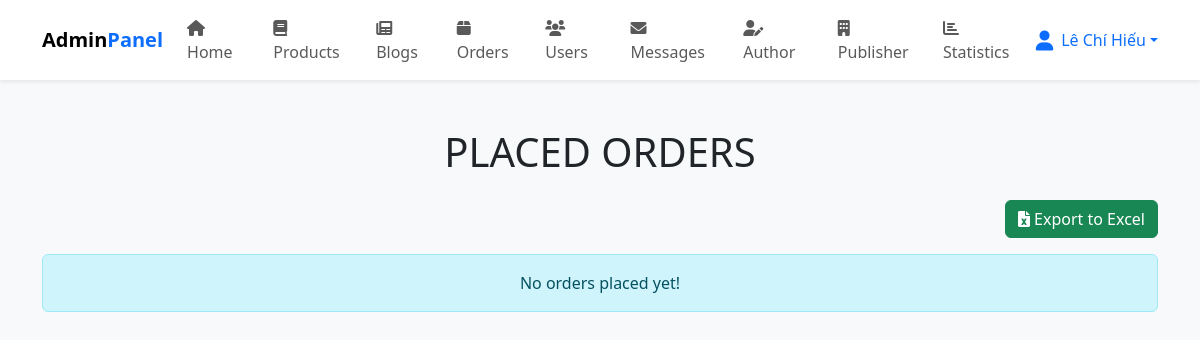
Page /admin_orders.php (signed in) on the earlier database version.
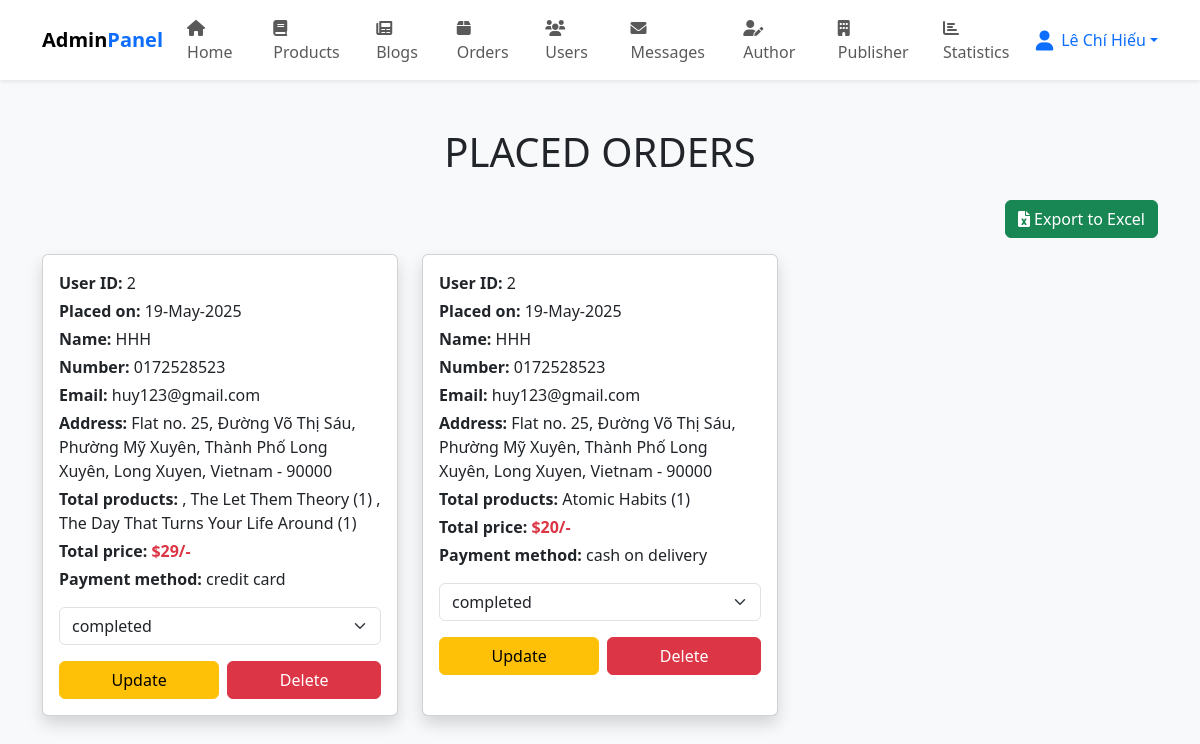
Same page on the later database version.
### tables this page shows
CREATE TABLE `orders` (
  `id` int NOT NULL,
  `user_id` int NOT NULL,
  `name` varchar(100) NOT NULL,
  `number` varchar(12) NOT NULL,
  `email` varchar(100) NOT NULL,
  `method` varchar(50) NOT NULL,
  `address` varchar(500) NOT NULL,
  `total_products` varchar(1000) NOT NULL,
  `total_price` int NOT NULL,
  `placed_on` varchar(50) NOT NULL,
  `payment_status` varchar(20) NOT NULL DEFAULT 'pending'
);

### admin_orders.php (the view, shortened to what this page needs)
<?php
include 'config.php';
?>
<!DOCTYPE html>
<html lang="en">
<head>
   <link href="https://cdn.jsdelivr.net/npm/bootstrap@5.3.3/dist/css/bootstrap.min.css" rel="stylesheet">
   <link rel="stylesheet" href="https://cdnjs.cloudflare.com/ajax/libs/font-awesome/6.0.0/css/all.min.css">
</head>
<body class="bg-light">
   <?php include 'admin_header.php'; ?>
   <section class="container my-5">
      <h1 class="text-center text-uppercase mb-4">Placed Orders</h1>
      <div class="mb-3 text-end">
         <a href="admin_orders.php?export=1" class="btn btn-success">
            <i class="fa fa-file-excel"></i> Export to Excel
         </a>
      </div>
      <div class="row g-4">
         <?php
         $select_orders = mysqli_query($conn, "SELECT * FROM `orders`") or die('query failed');
         if (mysqli_num_rows($select_orders) > 0) {
            while ($fetch_orders = mysqli_fetch_assoc($select_orders)) {
         ?>
               <div class="col-md-6 col-lg-4">
                  <div class="card shadow h-100">
                     <div class="card-body">
                        <p class="mb-1"><strong>User ID:</strong> <span><?php echo $fetch_orders['user_id']; ?></span></p>
                        <p class="mb-1"><strong>Placed on:</strong> <span><?php echo $fetch_orders['placed_on']; ?></span></p>
                        <p class="mb-1"><strong>Name:</strong> <span><?php echo $fetch_orders['name']; ?></span></p>
                        <p class="mb-1"><strong>Number:</strong> <span><?php echo $fetch_orders['number']; ?></span></p>
                        <p class="mb-1"><strong>Email:</strong> <span><?php echo $fetch_orders['email']; ?></span></p>
                        <p class="mb-1"><strong>Address:</strong> <span><?php echo $fetch_orders['address']; ?></span></p>
                        <p class="mb-1"><strong>Total products:</strong> <span><?php echo $fetch_orders['total_products']; ?></span></p>
                        <p class="mb-1"><strong>Total price:</strong> <span class="text-danger fw-bold">$<?php echo $fetch_orders['total_price']; ?>/-</span></p>
                        <p class="mb-3"><strong>Payment method:</strong> <span><?php echo $fetch_orders['method']; ?></span></p>
                        <form action="" method="post" class="d-flex flex-column gap-2">
                           <select name="update_payment" class="form-select mb-2">
                              <option value="" selected disabled><?php echo $fetch_orders['payment_status']; ?></option>
                           </select>
                           <div class="d-flex gap-2">
                              <input type="submit" value="Update" name="update_order" class="btn btn-warning flex-fill">
                              <a href="admin_orders.php?delete=<?php echo $fetch_orders['id']; ?>" onclick="return confirm('delete this order?');" class="btn btn-danger flex-fill">Delete</a>
                           </div>
                        </form>
                     </div>
                  </div>
               </div>
         <?php
            }
         } else {
            echo '<div class="col-12"><div class="alert alert-info text-center">No orders placed yet!</div></div>';
         }
         ?>
      </div>
   </section>
</body>
</html>

Differences in the rows shown:
added orders: user "2", placed_on "19-May-2025", name "HHH", number "0172528523", email "huy123@gmail.com", address "Flat no. 25, Đường Võ Thị Sáu, Phường Mỹ Xuyên, Thành Phố Long Xuyên, Long Xuyen, Vietnam - 90000", total_products ", The Let Them Theory (1) , The Day That Turns Your Life Around (1)", total_price "29", method "credit card", update_payment "completed"
added orders: user "2", placed_on "19-May-2025", name "HHH", number "0172528523", email "huy123@gmail.com", address "Flat no. 25, Đường Võ Thị Sáu, Phường Mỹ Xuyên, Thành Phố Long Xuyên, Long Xuyen, Vietnam - 90000", total_products "Atomic Habits (1)", total_price "20", method "cash on delivery", update_payment "completed"
Other differences:
text no longer shown: "No orders placed yet!"
